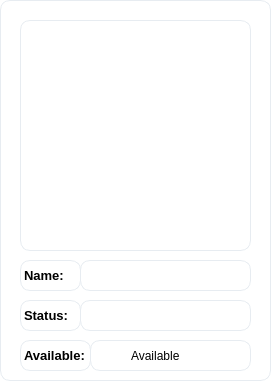
  <widget class="QFrame" name="frame_user">
   <property name="geometry">
    <rect>
     <x>30</x>
     <y>90</y>
     <width>271</width>
     <height>381</height>
    </rect>
   </property>
   <property name="styleSheet">
    <string notr="true">background: white;
border-radius: 10px;
border: 1px solid #e7ecf1;</string>
   </property>
   <property name="frameShape">
    <enum>QFrame::StyledPanel</enum>
   </property>
   <property name="frameShadow">
    <enum>QFrame::Raised</enum>
   </property>
   <widget class="QLabel" name="label_pic">
    <property name="geometry">
     <rect>
      <x>20</x>
      <y>20</y>
      <width>231</width>
      <height>231</height>
     </rect>
    </property>
    <property name="styleSheet">
     <string notr="true"/>
    </property>
    <property name="text">
     <string/>
    </property>
    <property name="scaledContents">
     <bool>true</bool>
    </property>
   </widget>
   <widget class="QLabel" name="label_sname_2">
    <property name="geometry">
     <rect>
      <x>20</x>
      <y>260</y>
      <width>61</width>
      <height>31</height>
     </rect>
    </property>
    <property name="font">
     <font>
      <pointsize>10</pointsize>
      <weight>75</weight>
      <bold>true</bold>
     </font>
    </property>
    <property name="text">
     <string>Name:</string>
    </property>
   </widget>
   <widget class="QLabel" name="label_stats">
    <property name="geometry">
     <rect>
      <x>20</x>
      <y>300</y>
      <width>61</width>
      <height>31</height>
     </rect>
    </property>
    <property name="font">
     <font>
      <pointsize>10</pointsize>
      <weight>75</weight>
      <bold>true</bold>
     </font>
    </property>
    <property name="text">
     <string>Status:</string>
    </property>
   </widget>
   <widget class="QLabel" name="label_sname">
    <property name="geometry">
     <rect>
      <x>80</x>
      <y>260</y>
      <width>171</width>
      <height>31</height>
     </rect>
    </property>
    <property name="font">
     <font>
      <pointsize>10</pointsize>
      <weight>75</weight>
      <bold>true</bold>
     </font>
    </property>
    <property name="text">
     <string/>
    </property>
   </widget>
   <widget class="QLabel" name="label_stats_2">
    <property name="geometry">
     <rect>
      <x>80</x>
      <y>300</y>
      <width>171</width>
      <height>31</height>
     </rect>
    </property>
    <property name="font">
     <font>
      <pointsize>10</pointsize>
      <weight>75</weight>
      <bold>true</bold>
     </font>
    </property>
    <property name="text">
     <string/>
    </property>
   </widget>
   <widget class="QLabel" name="label_stats_3">
    <property name="geometry">
     <rect>
      <x>20</x>
      <y>340</y>
      <width>71</width>
      <height>31</height>
     </rect>
    </property>
    <property name="font">
     <font>
      <pointsize>10</pointsize>
      <weight>75</weight>
      <bold>true</bold>
     </font>
    </property>
    <property name="text">
     <string>Available:</string>
    </property>
   </widget>
   <widget class="QComboBox" name="comboBox">
    <property name="geometry">
     <rect>
      <x>90</x>
      <y>340</y>
      <width>161</width>
      <height>31</height>
     </rect>
    </property>
    <property name="font">
     <font>
      <family>Nirmala UI</family>
      <pointsize>9</pointsize>
     </font>
    </property>
    <property name="styleSheet">
     <string notr="true">*{
padding-left: 40px;
}

::drop-down{
border:0px;
}</string>
    </property>
    <property name="currentIndex">
     <number>0</number>
    </property>
    <property name="iconSize">
     <size>
      <width>15</width>
      <height>15</height>
     </size>
    </property>
    <property name="duplicatesEnabled">
     <bool>false</bool>
    </property>
    <item>
     <property name="text">
      <string>Available</string>
     </property>
     <property name="icon">
      <iconset resource="Resources.qrc">
       <normaloff>:/imgs/checked.png</normaloff>:/imgs/checked.png</iconset>
     </property>
    </item>
    <item>
     <property name="text">
      <string>Busy</string>
     </property>
     <property name="icon">
      <iconset resource="Resources.qrc">
       <normaloff>:/imgs/busy.png</normaloff>:/imgs/busy.png</iconset>
     </property>
    </item>
   </widget>
   <widget class="QLabel" name="label_pic_frame">
    <property name="geometry">
     <rect>
      <x>20</x>
      <y>20</y>
      <width>231</width>
      <height>231</height>
     </rect>
    </property>
    <property name="styleSheet">
     <string notr="true">border:none;
background:none;</string>
    </property>
    <property name="text">
     <string/>
    </property>
    <property name="pixmap">
     <pixmap resource="Resources.qrc">:/imgs/frame.png</pixmap>
    </property>
    <property name="scaledContents">
     <bool>true</bool>
    </property>
   </widget>
  </widget>
